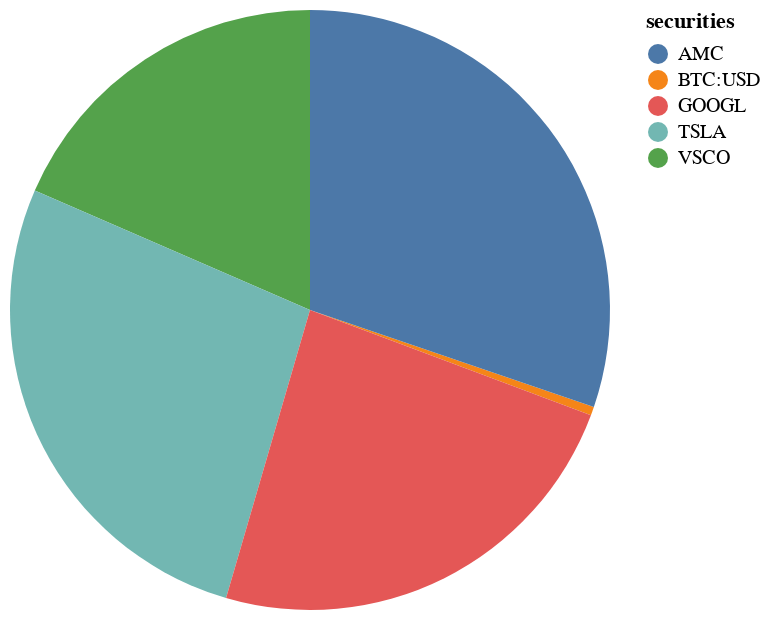

This figure's notebook cell:
### Markdown cell above
### Portfolio Pie Chart

### Code cell
one = size_portfolio_df['securities']
two = size_portfolio_df['position_size']
user_in_holdings = portfolio_piechart(one, two)
user_in_holdings

### Figure 1 — Vega-Lite specification as saved in the notebook (floating-point values rounded to 4 significant figures)
{"config": {"view": {"continuousWidth": 300, "continuousHeight": 300}}, "data": {"name": "data-7c48d88e48e38b069f08aec40ed4398e"}, "mark": {"type": "arc"}, "encoding": {"color": {"field": "securities", "type": "nominal"}, "theta": {"field": "position_size", "type": "quantitative"}, "tooltip": [{"field": "securities", "type": "nominal"}, {"field": "position_size", "type": "quantitative"}]}, "$schema": "https://vega.github.io/schema/vega-lite/v5.15.1.json", "datasets": {"data-7c48d88e48e38b069f08aec40ed4398e": [{"securities": "BTC:USD", "position_size": 122.5}, {"securities": "AMC", "position_size": 7988.0}, {"securities": "VSCO", "position_size": 4882.0}, {"securities": "TSLA", "position_size": 7133.0}, {"securities": "GOOGL", "position_size": 6288.0}]}}
